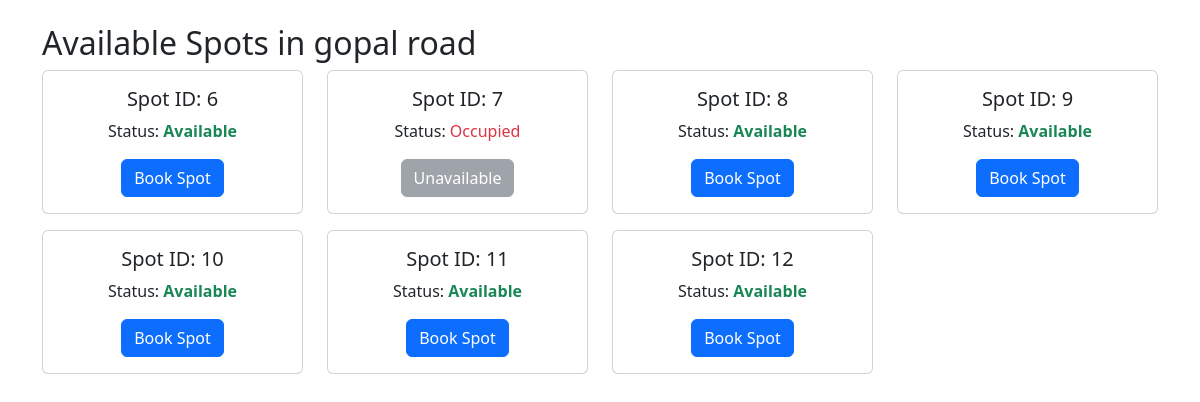
The page /view_spot/2 on the database as committed earlier.
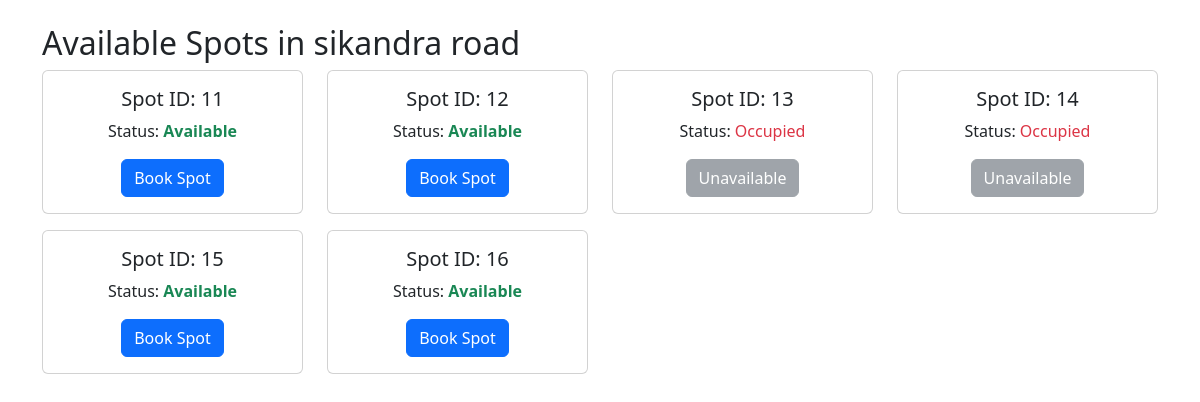
The same page on the database as committed later.
### models.py (models this page shows)
class ParkingLot(db.Model):
    __tablename__ = 'parkinglot'
    id = db.Column(db.Integer, primary_key=True)
    lot_name = db.Column(db.String(100),unique=True, nullable=False)
    address = db.Column(db.String(200), nullable=False)
    pin_code = db.Column(db.Integer(), nullable=False)
    total_spots = db.Column(db.Integer, nullable=False)
    price = db.Column(db.Numeric(10,2))
    spots = db.relationship('ParkingSpot',back_populates='lot', lazy='joined')
    bookings = db.relationship('Booking', back_populates='lot', lazy=True)

class ParkingSpot(db.Model):
    __tablename__ = 'parkingspot'
    id = db.Column(db.Integer, primary_key=True)
    spot_number = db.Column(db.String(50), nullable=False)
    lot_id = db.Column(db.Integer, db.ForeignKey('parkinglot.id'), nullable=False)
    status = db.Column(db.String(1), nullable=False, default='A')
    lot = db.relationship('ParkingLot', back_populates='spots')
    bookings = db.relationship('Booking', back_populates='spot', lazy=True)

### app.py (the view)
@app.route('/view_spot/<int:lot_id>')
def view_spot(lot_id):
    lot = ParkingLot.query.get_or_404(lot_id)
    spots = ParkingSpot.query.filter_by(lot_id=lot_id).all()
    return render_template('view_spot.html', lot=lot, spots=spots)

### templates/view_spot.html (shortened to what this page needs)
<!DOCTYPE html>
<html lang="en">
<head>
    <link href="https://cdn.jsdelivr.net/npm/bootstrap@5.3.0/dist/css/bootstrap.min.css" rel="stylesheet">
</head>
<body class="container py-4">
    <h2>Available Spots in {{ lot.lot_name }}</h2>
    <div class="row">
        {% for spot in spots %}
        <div class="col-md-3 mb-3">
            <div class="card text-center">
                <div class="card-body">
                    <h5>Spot ID: {{ spot.id }}</h5>
                    <p>Status:
                        {% if spot.status == 'A' %}
                            <span class="text-success fw-bold">Available</span>
                        {% else %}
                            <span class="text-danger">Occupied</span>
                        {% endif %}
                    </p>
                    {% if spot.status == 'A' %}
                        <a href="{{ url_for('book_spot', lot_id=lot.id, spot_id=spot.id) }}" class="btn btn-primary">Book Spot</a>
                    {% else %}
                        <button class="btn btn-secondary" disabled>Unavailable</button>
                    {% endif %}
                </div>
            </div>
        </div>
        {% endfor %}
    </div>
</body>
</html>

Rows that differ between the two databases and show on the page:
no longer on this page (row edited): ParkingSpot: id "6", status "Available"
removed ParkingSpot: id "7", status "Occupied"
no longer on this page (row edited): ParkingSpot: id "8", status "Available"
no longer on this page (row edited): ParkingSpot: id "9", status "Available"
no longer on this page (row edited): ParkingSpot: id "10", status "Available"
changed ParkingLot: lot_name "gopal road" → "sikandra road"
now on this page (row edited): ParkingSpot: id "13", status "Occupied"
now on this page (row edited): ParkingSpot: id "14", status "Occupied"
now on this page (row edited): ParkingSpot: id "15", status "Available"
now on this page (row edited): ParkingSpot: id "16", status "Available"
